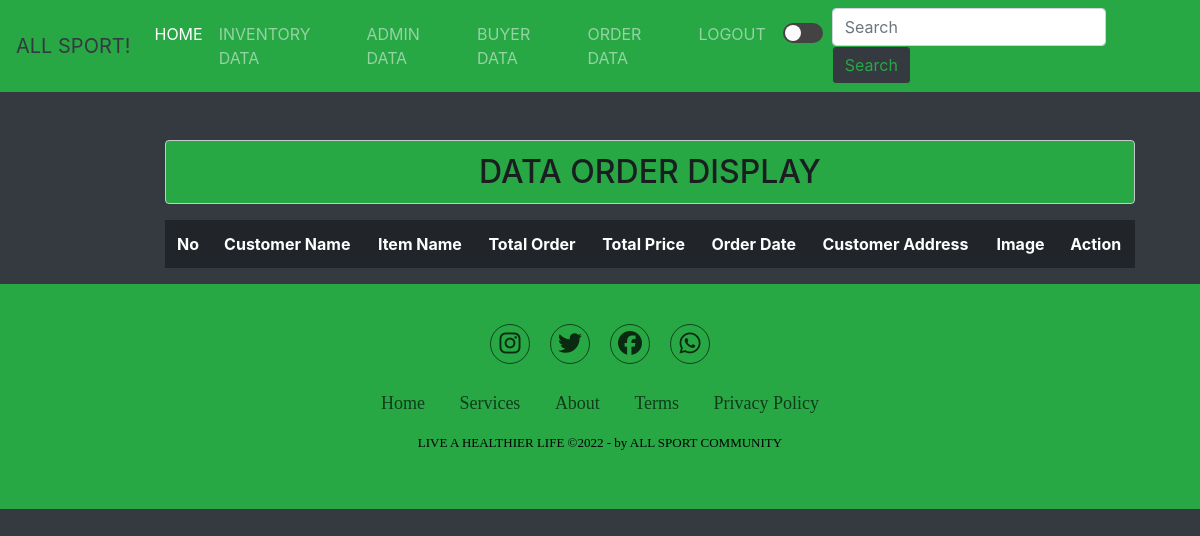
Before: /data_pesanan.php with the older database file.
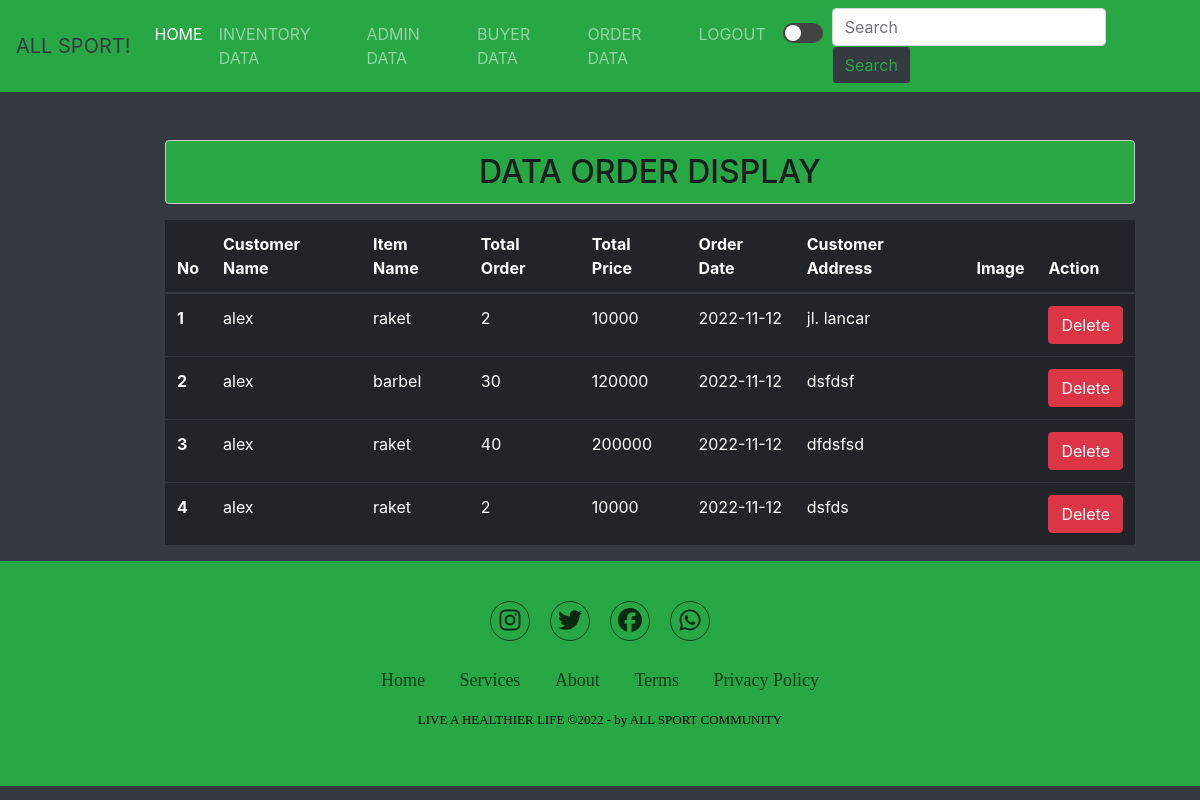
After: the same page with the newer database file.
### tables this page shows
CREATE TABLE `orders` (
  `id_pesanan` int(11) NOT NULL,
  `id_plg` int(11) NOT NULL,
  `id_barang` int(11) NOT NULL,
  `jmlh_pesanan` int(11) NOT NULL,
  `total_harga_pesanan` int(11) NOT NULL,
  `tgl_pesanan` date NOT NULL,
  `alamat` text NOT NULL
);

CREATE TABLE `customers` (
  `id_plg` int(11) NOT NULL,
  `username_plg` varchar(30) NOT NULL,
  `nama_plg` varchar(30) NOT NULL,
  `no_hp_plg` varchar(15) NOT NULL,
  `password` varchar(255) NOT NULL
);

CREATE TABLE `goods` (
  `id_barang` int(5) NOT NULL,
  `nama_barang` varchar(30) NOT NULL,
  `jenis_barang` varchar(30) NOT NULL,
  `stok_barang` int(5) NOT NULL,
  `status_barang` enum('ready','tidak') DEFAULT NULL,
  `harga_barang` int(20) NOT NULL,
  `gambar` varchar(100) NOT NULL,
  `tanggal` datetime NOT NULL
);

### data_pesanan.php (the view, shortened to what this page needs)
<?php
   include('koneksi.php');
   $tampil = mysqli_query($koneksi, "SELECT * FROM orders
   INNER JOIN customers on orders.id_plg  =  customers.id_plg
   INNER JOIN goods on orders.id_barang  =  goods.id_barang
     order by id_pesanan asc");
?>
<!DOCTYPE html>
<html lang="en">
<head>
  <link rel="stylesheet" href="https://cdn.jsdelivr.net/npm/bootstrap@4.0.0/dist/css/bootstrap.min.css">
  <link rel="stylesheet" href="style.css">
  <link rel="stylesheet" href="forms1.css">
  <link rel="stylesheet" href="dark_md.css">
  <link rel="stylesheet" href="https://cdnjs.cloudflare.com/ajax/libs/font-awesome/6.2.0/css/all.min.css" />
  <link href="//netdna.bootstrapcdn.com/font-awesome/3.2.1/css/font-awesome.css" rel="stylesheet">
</head>
<body>
  <nav class="navbar navbar-expand-lg navbar-dark bg-success">
    <a class="navbar-brand text-dark" href="#">ALL SPORT!</a>
    <div class="collapse navbar-collapse" id="navbarSupportedContent">
      <ul class="navbar-nav mr-auto">
        <li class="nav-item active">
        <a class="nav-link" href="home.php">HOME<span class="sr-only">(current)</span></a>
        </li>
        <li class="nav-item">
            <a class="nav-link" href="tampilan_barang.php">INVENTORY DATA</a>
        </li>
        <li class="nav-item">
          <a class="nav-link" href="data_admin.php">ADMIN DATA</a>
        </li>
        <li class="nav-item">
          <a class="nav-link" href="data_pembeli.php">BUYER DATA</a>
        </li>
        <li class="nav-item">
            <a class="nav-link" href="data_pesanan.php">ORDER DATA</a>
        </li>
        <li class="nav-item">
          <a class="nav-link" href="logout.php">LOGOUT</a>
        </li>
        <li class="nav-item">
            <input type="checkbox" onclick="ubahMode()">
          </li>
      </ul>
        <form action="" method="post" class="form-inline my-2 my-lg-0">
        <input type="text" name="keyword" class="form-control mr-sm-2"  placeholder="Search" aria-label="Search">
        <button name="cari" class="btn btn-outline-success my-2 my-sm-0 bg-dark" type="submit">Search</button>
        </form>
    </div>
  </nav>
  <div class="tabel col-md-10" style=" margin-left: 150px;">
        <h2 class="alert alert-dark text-center mt-5" style="background-color: #28a745";>DATA ORDER DISPLAY</h2>
        <table rules="rows" class="table table-dark mt-2">
          <thead>
              <tr>
              <th scope="col">No</th>
              <th scope="col">Customer Name</th>
              <th scope="col">Item Name</th>
              <th scope="col">Total Order</th>
              <th scope="col">Total Price</th>
              <th scope="col">Order Date</th>
              <th scope="col">Customer Address</th>
              <th scope="col">Image</th>
              <th scope="col">Action</th>
              </tr>
          </thead>
          <?php $i = 1; ?>
          <tbody>
          <?php
            while($data = mysqli_fetch_array($tampil)):
          ?>
              <tr>
                  <th scope="row"><?= $i; ?></th>
                  <td><?=$data['nama_plg'] ?></td>
                  <td><?=$data['nama_barang'] ?></td>
                  <td><?=$data['jmlh_pesanan'] ?></td>
                  <td><?=$data['total_harga_pesanan'] ?></td>
                  <td><?=$data['tgl_pesanan'] ?></td>
                  <td><?=$data['alamat'] ?></td>
                  <td><img src="img/<?=$data['gambar'] ?>" width="80px" alt=""></td>
                  <td>
                    <a href="delete_pesanan.php?id=<?=$data['id_pesanan'] ?>" class="btn btn-danger">Delete</a>
                  </td>
              </tr>
        <?php $i++; ?>
        <?php endwhile; ?>
        </table>
  </div>
  <section class="footer" style="background-color: #28a745";>
    <div class="social">
    <a href="https://www.instagram.com/metanocrzrt_/"><i class="fab fa-instagram"></i></a>
    <a href="https://twitter.com/jokowi"><i class="fab fa-twitter"></i></a>
    <a href="https://id-id.facebook.com/Jokowi/"><i class="fab fa-facebook"></i></a>
    <a href="https://wa.me/6282150808102"> <i class="fab fa-whatsapp"></i> </a>
    </div>
    <ul class="list">
      <li>
        <a href="#">Home</a>
      </li>
      <li>
        <a href="#">Services</a>
      </li>
      <li>
        <a href="#">About</a>
      </li>
      <li>
        <a href="#">Terms</a>
      </li>
      <li>
        <a href="#">Privacy Policy</a>
      </li>
    </ul>
    <p class="copyright">
        LIVE A HEALTHIER LIFE &copy;2022 - by ALL SPORT COMMUNITY
    </p>
  </section>
</body>
</html>

Changed rows visible on the page:
added orders: id_plg.nama_plg "alex", id_barang.nama_barang "raket", jmlh_pesanan "2", total_harga_pesanan "10000", tgl_pesanan "2022-11-12", alamat "jl. lancar"
added orders: id_plg.nama_plg "alex", id_barang.nama_barang "barbel", jmlh_pesanan "30", total_harga_pesanan "120000", tgl_pesanan "2022-11-12", alamat "dsfdsf"
added orders: id_plg.nama_plg "alex", id_barang.nama_barang "raket", jmlh_pesanan "40", total_harga_pesanan "200000", tgl_pesanan "2022-11-12", alamat "dfdsfsd"
added orders: id_plg.nama_plg "alex", id_barang.nama_barang "raket", jmlh_pesanan "2", total_harga_pesanan "10000", tgl_pesanan "2022-11-12", alamat "dsfds"
